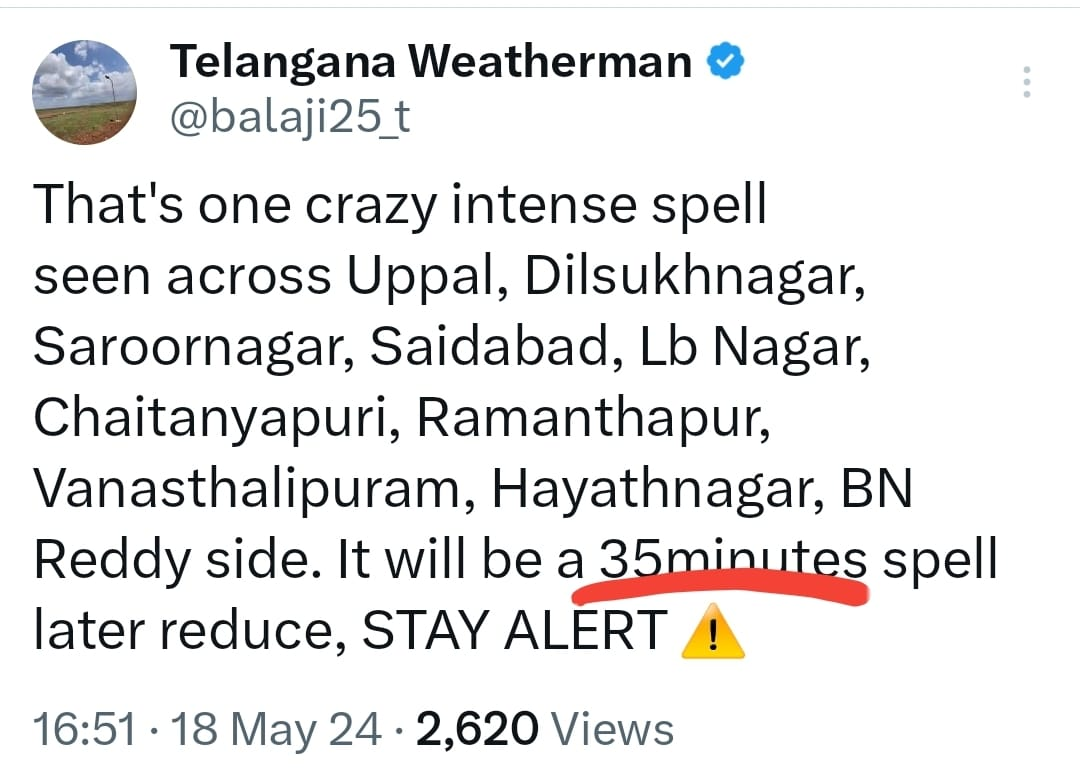
#> input picture Photos/weather.jpg, 1080 x 771 px
$ python resize_n_crop.py
#> lines starting #> are read from the running program, lines starting #| are printed output that depends on the picture
import cv2 as cv

img = cv.imread("../Photos/weather.jpg")
#> img is the input picture: shape (771, 1080, 3); mean B, G, R 231.8, 231.9, 232.7

resized = cv.resize(img, (500,500))
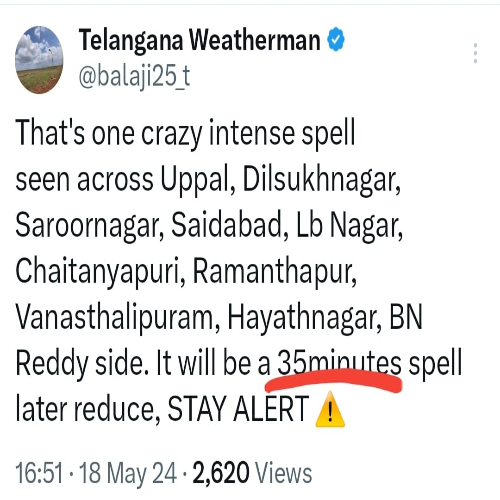
#> resized: shape (500, 500, 3); mean B, G, R 231.7, 231.8, 232.6
cv.imshow("REsied", resized)


resized = cv.resize(img, (700,700), interpolation=cv.INTER_CUBIC)
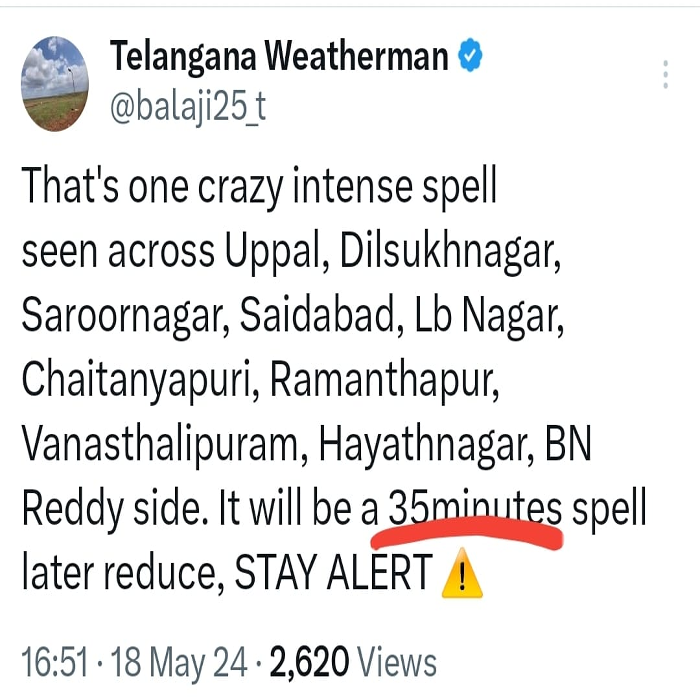
#> resized: shape (700, 700, 3); mean B, G, R 231.6, 231.7, 232.5
cv.imshow("New Resized", resized)

# cropping
cropped = img[50:200, 200:400]
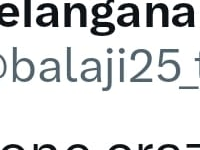
#> cropped: shape (150, 200, 3); mean B, G, R 221.3, 220.6, 219
cv.imshow("Cropped img", cropped)

cv.waitKey(12000)
